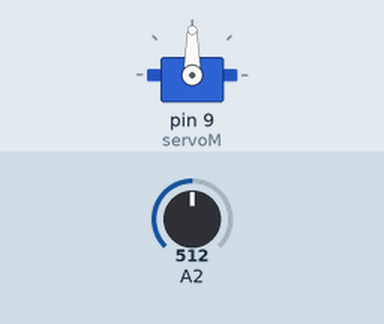
The sketch below on a simulated Arduino Uno, built with avr-gcc and run on an emulated ATmega328P. Parts: servo. Inputs (shaded band) come from the test bench; at power-on: A2 = 512.

Above: at 1.2 s.
1.3 s: A2 set to 716
At 1.7 s:
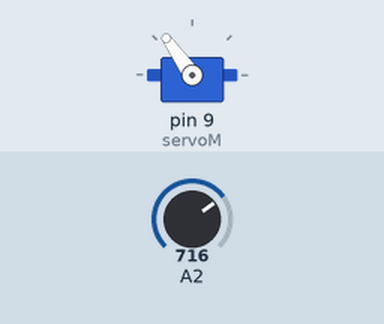
2.8 s: A2 set to 900
At 4.0 s:
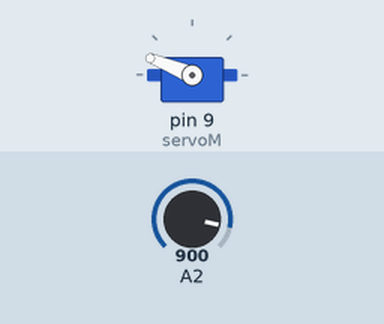
4.3 s: A2 set to 1023
At 5.2 s:
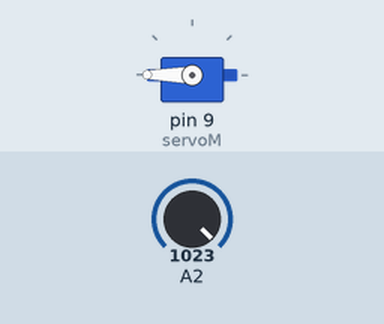
5.8 s: A2 set to 306
At 6.3 s:
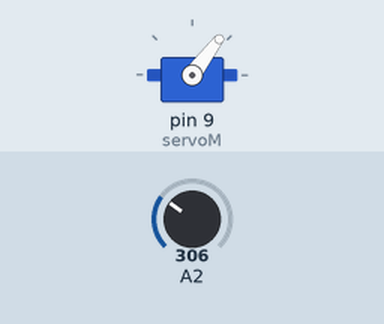
7.3 s: A2 set to 122
At 8.7 s:
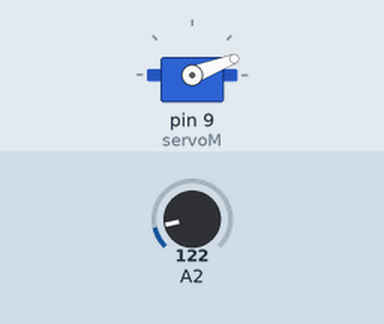
Timing chart, 0 to 9.8 s (numbered marks = the images above; inputs shaded):
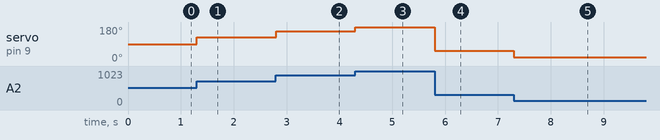

Measured:
- after the input at 1.3 s, servo on pin 9 (servoM): 90° → 125° at once
- after the input at 2.8 s, servo on pin 9 (servoM): 125° → 158° at once
- after the input at 4.3 s, servo on pin 9 (servoM): 158° → 180° at once
- after the input at 5.8 s, servo on pin 9 (servoM): 180° → 53° at once
- after the input at 7.3 s, servo on pin 9 (servoM): 53° → 21° at once

The sketch:

exerc_cio21.ino
```cpp
// C++ code
//Exercício 2

/*2) Crie o circuito apresentado na imagem abaixo no tinkercad e faça um código
para controlar o servo motor de acordo com o valor do potenciômetro. O
potenciômetro possui valores de 0 a 1023 e o servo motor valores de 0 a 180.
Obs.: Para o correto funcionamento é preciso mapear o valor obtido no
potenciômetro para que o circuito funcione corretamente. Isso pode ser feito
utilizando uma das funções que foi apresentada no slide.
*/

#include <Servo.h>

Servo servoM;
int posicaoServo = 0;
int valorPotenciometro = 0;

void setup()
{
  Serial.begin(9600);
  servoM.attach(9);
  pinMode(A2,INPUT);
}

void loop()
{
  	valorPotenciometro = analogRead(A2);
  	posicaoServo = map(valorPotenciometro, 0, 1023, 0, 180);
  	servoM.write(posicaoServo);
}
```
